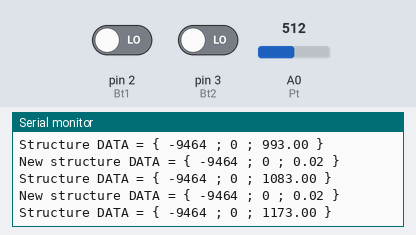
This sketch was run on a simulated Arduino Uno, built with avr-gcc and run on an emulated ATmega328P. On the bench: the last lines printed to the serial monitor. The inputs (shaded band) are chosen by the test bench; at power-on: pin 2 (Bt1) LOW, pin 3 (Bt2) LOW, A0 (Pt) = 512.

Above: at 1.2 s.
1.3 s: pin 2 (Bt1) driven HIGH
At 1.43 s:
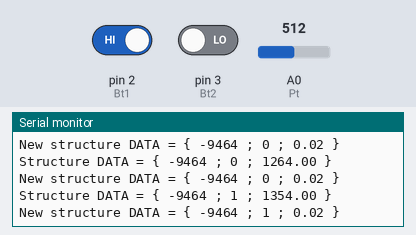
4.3 s: pin 3 (Bt2) driven HIGH
At 4.39 s:
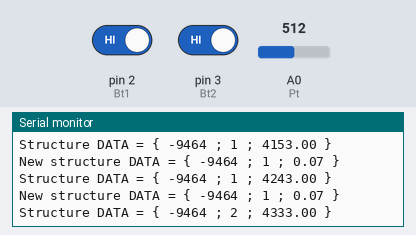
7.3 s: pin 2 (Bt1) driven LOW
At 7.4 s:
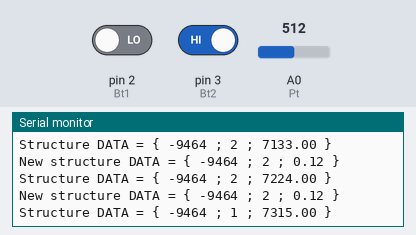
8.8 s: pin 3 (Bt2) driven LOW
Timing chart, 0 to 11.8 s (numbered marks = the images above; inputs shaded):
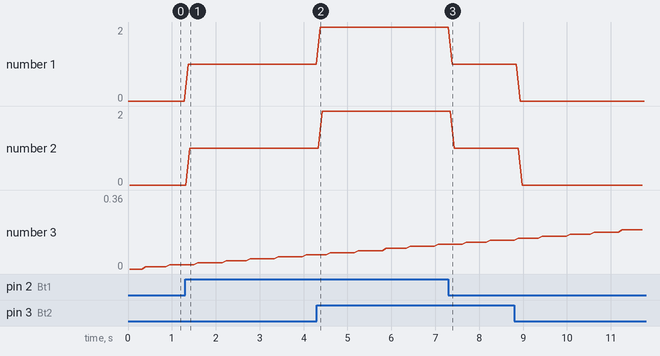

The sketch:

Projet_FreeRTOS.ino
```cpp
#include <Arduino_FreeRTOS.h>
#include <semphr.h>

//Declaration (structure)
struct valeurCapteurs{
    int analogique;
    int numerique;
    double tempsEnMillisecondes;
};

//Semaphore et queues
SemaphoreHandle_t xSemaphoreSerie = NULL; // sert à gérer le port série et être sûre qu'une seule tâche y accède
QueueHandle_t Pt_q; //potentiometer
QueueHandle_t Bt_q; //Somme des 2 bouttons poussoir
QueueHandle_t StructCapt_q;
QueueHandle_t Struct2_q; // utilisé par 4ème tâche pour envoyé les data
//Les Ports
int Pt = A0;
int Bt1 = 2;
int Bt2 = 3;

const TickType_t xdelay = 100 / portTICK_PERIOD_MS;

void setup() {
  Serial.begin(9600);
  while (!Serial) {
    ; // Attendre la connexion du port série
  }

  if ( xSemaphoreSerie == NULL ) //Vérifiez  que la sémaphore en série n'a pas été déja créer
  {
    xSemaphoreSerie = xSemaphoreCreateMutex();
    if ( ( xSemaphoreSerie ) != NULL )// Vérifiez  que la sémaphore en série a déjà été créer
      xSemaphoreGive( ( xSemaphoreSerie ) );  // port série disponible pour l'utilisation
  }

// Initialisation
  pinMode(Pt, INPUT);
  pinMode(Bt1, INPUT);
  pinMode(Bt2, INPUT);

//Creation des taches
  xTaskCreate(Task1,"READ_ANALOG",128,NULL,1,NULL);
  xTaskCreate(Task2,"READ_BUTT",128,NULL,1,NULL);
  xTaskCreate(Task3,"Struct",128,NULL,1,NULL);
  xTaskCreate(Task4,"Affichage port série",1000,NULL,1,NULL);
  xTaskCreate(Task5,"TempsEnMin et affichage",1000,NULL,1,NULL);

//Initialisation des Queues
  Pt_q = xQueueCreate(5,sizeof(uint32_t));
  Bt_q = xQueueCreate(5,sizeof(uint32_t));
  StructCapt_q = xQueueCreate(5,sizeof(valeurCapteurs));
  Struct2_q = xQueueCreate(5,sizeof(valeurCapteurs));

}
void loop() {}

//Tache 1
void Task1(void *pvParameters)
{
  int val_Pt = 0;
  while(1)
  {
    val_Pt= analogRead(Pt); // Récupèrer la valeur analogique appliqué sur A0
    xQueueSend(Pt_q, &val_Pt, 0); // valeur attribué à la Queue Pt_q
    vTaskDelay( xdelay );
  }
}
//Tache 2
void Task2(void *pvParameters)
{
  int val;
  while(1){
    val = digitalRead(Bt1)+digitalRead(Bt2); // Somme des valeurs des deux entré numérique 3 et 4
    xQueueSend(Bt_q,&val,0);
    vTaskDelay( xdelay  );
  }

}
//Tache 3
void Task3(void *pvParameters)
{
  int Val_Pt;
  int Val_Bt;
  valeurCapteurs capteur;
  while(1)
  {

    xQueueReceive(Pt_q,&Val_Pt,0); //valeurs de la tâche 1
    xQueueReceive(Bt_q,&Val_Bt,0); //valeurs de la tâche 2

    capteur.analogique = Val_Pt; // valeur de la tâche 1 (data du potentiometre) affecté à la structure
    capteur.numerique = Val_Bt;  // valeur de la tâche2 (Somme des entrées Num3 et Num4) affecté à la structure
    capteur.tempsEnMillisecondes = millis();
    xQueueSend(StructCapt_q,&capteur,0); // valeur envoyé à la Queue StructCapt_q
    vTaskDelay( xdelay  );

  }
}

//Tache 4
void Task4(void *pvParameters)
{
  valeurCapteurs capteur;
  while(1)
  {
    xQueueReceive(StructCapt_q,&capteur,0); //valeur reçu dans la queue StructCapt_q

    if ( xSemaphoreTake( xSemaphoreSerie, ( TickType_t ) 5 ) == pdTRUE ) // accès à la ressource partagée
    {
      //Affichage
      Serial.print("Structure DATA = { ");
      Serial.print(capteur.analogique);
      Serial.print(" ; ");
      Serial.print(capteur.numerique);
      Serial.print(" ; ");
      Serial.print(capteur.tempsEnMillisecondes);
      Serial.println(" }");
      xSemaphoreGive( xSemaphoreSerie ); // Libérer le port série
    }
    xQueueSend(Struct2_q,&capteur,0); //valeur envoyé à la Queue Struct2_q
    vTaskDelay( xdelay  );
  }
}

//Tache 5

void Task5(void *pvParameters)
{
  valeurCapteurs capteur;
  valeurCapteurs capteur2;
  while(1)
  {
    xQueueReceive(Struct2_q,&capteur,0); // Valeurs reçu de la tâche 4
    capteur2.analogique = capteur.analogique;
    capteur2.numerique = capteur.numerique;
    capteur2.tempsEnMillisecondes = capteur.tempsEnMillisecondes/60000; //conversion en minutes


    if ( xSemaphoreTake( xSemaphoreSerie, ( TickType_t ) 5 ) == pdTRUE ) // Vérifier si on peut accéder au port série
    {
      //Affichage
      Serial.print("New structure DATA = { ");
      Serial.print(capteur2.analogique);
      Serial.print(" ; ");
      Serial.print(capteur2.numerique);
      Serial.print(" ; ");
      Serial.print(capteur2.tempsEnMillisecondes);
      Serial.println(" }");

      xSemaphoreGive( xSemaphoreSerie ); // Libéreration
    }

    vTaskDelay( xdelay );
  }
}
```

Measured:
- after the input at 1.3 s, the serial monitor: prints a new line after 0.07 s (image 1)
- after the input at 4.3 s, the serial monitor: prints a new line after 0.08 s (image 2)
- after the input at 7.3 s, the serial monitor: prints a new line after 0.09 s (image 3)
- plotted number 1: 1 → 2 after the input at 4.3 s
- plotted number 2: 1 → 2 after the input at 4.3 s
